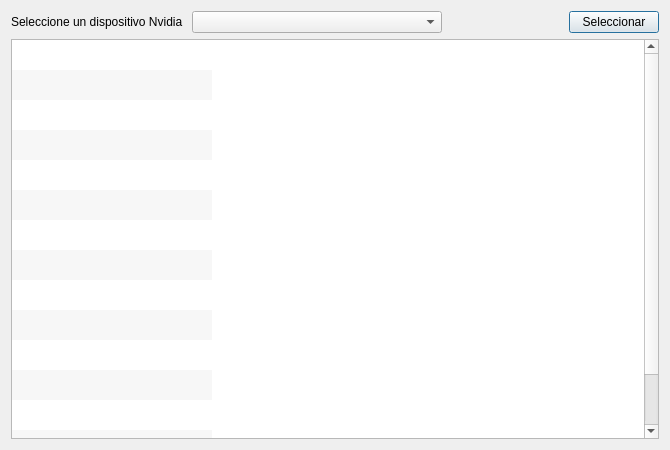
<?xml version="1.0" encoding="UTF-8"?>
<ui version="4.0">
 <class>DialogSelectHardware</class>
 <widget class="QDialog" name="DialogSelectHardware">
  <property name="geometry">
   <rect>
    <x>0</x>
    <y>0</y>
    <width>670</width>
    <height>450</height>
   </rect>
  </property>
  <property name="minimumSize">
   <size>
    <width>670</width>
    <height>450</height>
   </size>
  </property>
  <property name="maximumSize">
   <size>
    <width>670</width>
    <height>450</height>
   </size>
  </property>
  <property name="windowTitle">
   <string>Hardware Nvidia</string>
  </property>
  <property name="windowIcon">
   <iconset resource="../imageResource.qrc">
    <normaloff>:/icons/cuda.png</normaloff>:/icons/cuda.png</iconset>
  </property>
  <property name="toolTip">
   <string/>
  </property>
  <layout class="QGridLayout" name="gridLayout">
   <item row="0" column="0">
    <layout class="QFormLayout" name="formLayout">
     <property name="fieldGrowthPolicy">
      <enum>QFormLayout::AllNonFixedFieldsGrow</enum>
     </property>
     <item row="0" column="1">
      <widget class="QComboBox" name="deviceComboBox">
       <property name="minimumSize">
        <size>
         <width>250</width>
         <height>0</height>
        </size>
       </property>
       <property name="maximumSize">
        <size>
         <width>250</width>
         <height>16777215</height>
        </size>
       </property>
       <property name="toolTip">
        <string>Dispositivos Disponibles</string>
       </property>
      </widget>
     </item>
     <item row="0" column="0">
      <widget class="QLabel" name="deviceLabel">
       <property name="text">
        <string>Seleccione un dispositivo Nvidia </string>
       </property>
       <property name="buddy">
        <cstring>deviceComboBox</cstring>
       </property>
      </widget>
     </item>
    </layout>
   </item>
   <item row="0" column="1">
    <widget class="QPushButton" name="pushButton">
     <property name="maximumSize">
      <size>
       <width>90</width>
       <height>16777215</height>
      </size>
     </property>
     <property name="toolTip">
      <string>Seleccionar dispositivo</string>
     </property>
     <property name="statusTip">
      <string>Dispositivos Disponibles</string>
     </property>
     <property name="text">
      <string>Seleccionar</string>
     </property>
    </widget>
   </item>
   <item row="1" column="0" colspan="2">
    <widget class="QTableWidget" name="tableWidget">
     <property name="editTriggers">
      <set>QAbstractItemView::NoEditTriggers</set>
     </property>
     <property name="alternatingRowColors">
      <bool>true</bool>
     </property>
     <property name="showGrid">
      <bool>false</bool>
     </property>
     <property name="rowCount">
      <number>15</number>
     </property>
     <property name="columnCount">
      <number>2</number>
     </property>
     <attribute name="horizontalHeaderVisible">
      <bool>false</bool>
     </attribute>
     <attribute name="verticalHeaderVisible">
      <bool>false</bool>
     </attribute>
     <row/>
     <row/>
     <row/>
     <row/>
     <row/>
     <row/>
     <row/>
     <row/>
     <row/>
     <row/>
     <row/>
     <row/>
     <row/>
     <row/>
     <row/>
     <column/>
     <column/>
    </widget>
   </item>
  </layout>
 </widget>
 <resources>
  <include location="../imageResource.qrc"/>
 </resources>
 <connections>
  <connection>
   <sender>pushButton</sender>
   <signal>clicked()</signal>
   <receiver>DialogSelectHardware</receiver>
   <slot>accept()</slot>
   <hints>
    <hint type="sourcelabel">
     <x>660</x>
     <y>36</y>
    </hint>
    <hint type="destinationlabel">
     <x>512</x>
     <y>13</y>
    </hint>
   </hints>
  </connection>
 </connections>
</ui>
